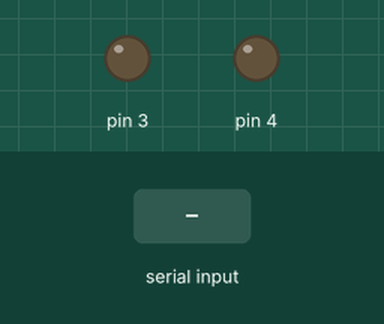
This sketch was run on a simulated Arduino Uno, built with avr-gcc and run on an emulated ATmega328P. On the bench: output pins drawn as LEDs (lit = HIGH). The inputs (shaded band) are chosen by the test bench.

Above: at 1.2 s.
1.3 s: "Pisca1" received over Serial
At 1.8 s:
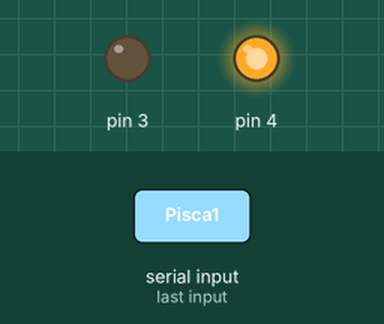
At 2.8 s:
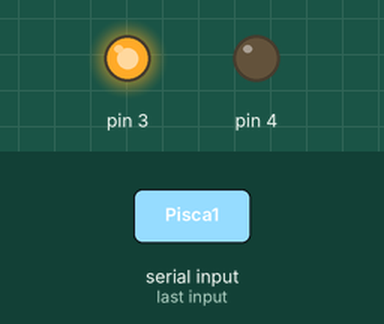
Timing chart, 0 to 4.4 s (numbered marks = the images above; inputs shaded):
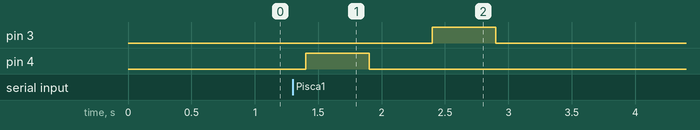

Measured:
- after the input at 1.3 s, pin 3: LOW → HIGH after 1.1 s, → LOW 0.50 s later; pin 4: LOW → HIGH after 0.10 s, → LOW 0.50 s later

The sketch:

cmc_serial_via_bluetooth.ino
```cpp
char recebido;
// um conjunto de 100 posições
char recebidos[100];
//conjunto de letras(texto)
String _final;
short pos=0; //referencia de posição
boolean termino=0;

void setup() {
  // put your setup code here, to run once:

  Serial.begin(9600);
  //aguarda porta serial ser inicializada
  while(!Serial);
  pinMode(4,OUTPUT);
  pinMode(3,OUTPUT);
}

void loop() {


    //enquanto estiver recebendo algo na porta serial
    // Serial.available espere o usuario digitar um "valor" que seja maior que 0, no caso um caractere
    while(Serial.available()>0)
    {
      recebidos[pos] = Serial.read();
      termino=1;
      pos++;
      //verifica se recebeu na serial um ENTER
    }
    recebidos[pos] =0; pos=0;
    _final = recebidos;
    if(termino==1)
    {
      //Serial.write(recebidos);
      termino=0;

      if(_final == "Liga1")
      {
        digitalWrite(4,HIGH);
        Serial.write("Led1 Ligado");

      }
      if(_final == "Desliga1")
      {
        digitalWrite(4,LOW);
        Serial.write("Led1 Desligado");

      }
      if(_final == "Liga2")
      {
        digitalWrite(3,HIGH);

      }
      if(_final == "Desliga2")
      {
        digitalWrite(3,LOW);

      }
      if(_final == "Pisca1")
      {
        digitalWrite(4,HIGH);delay(500);
        digitalWrite(4,LOW);delay(500);
        digitalWrite(3,HIGH);delay(500);
        digitalWrite(3,LOW);delay(500);

      }

    }


  /*

 while(termino==0)
 {
  recebidos[pos] = Serial.read();
  if(recebidos[pos] > 0)
  {
    //verifica se recebeu na serial a letra !
    if(recebidos[pos] == '!')
    {
      recebidos[pos] =0;pos=0;
      Serial.println(recebidos);
      termino=1;
    }
    else
    {
      pos++;
    }
  }
 }
 termino=0;
 */


 //LÊ CARACTERE POR CARACTERE
   /*
  //guarda em recebido, o valor lido da porta serial
  recebido = Serial.read();
  if(recebido > 0)
  {
    Serial.write(recebido);

  }
  _final = recebido;
  if(_final == "L")
  {
    digitalWrite(4,HIGH);
  }
  if(_final == "D")
  {
    digitalWrite(4,LOW);
  }
  */


  delay(100);

}
```
